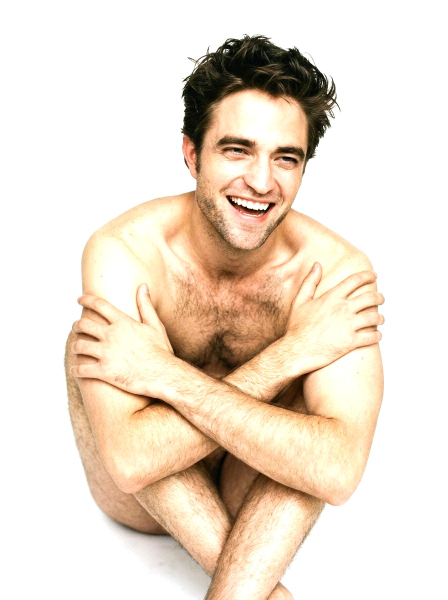
#> input picture input/Typ.jpg, 896 x 1200 px (shown at 1/2 size); its folder holds only this picture in this run
$ python -i photo_restore_backend.py   (imports and definitions only)
#> lines starting #> are read from the running program, lines starting #| are printed output that depends on the picture
### engine/backends/backend_discovery_service.py
from __future__ import annotations

import os
import platform
import re
from pathlib import Path
from engine.backends.discovery_result import DiscoveryResult


class BackendDiscoveryService:
    """
    Scans local operating system environment properties, Python runtimes,
    ONNX Runtime libraries, and Qualcomm SDK paths to discover available hardware backends.
    Avoids loading hardware driver binaries directly to remain thread-safe.
    """

    TYPICAL_QNN_PATHS = [
        r"C:\Qualcomm\AIStack",
        r"C:\Qualcomm\AIEngineDirect",
        r"C:\Qualcomm\AIStack\QAIRT",
    ]

    ENV_QNN_VARS = [
        "QNN_SDK_ROOT",
        "QNN_SDK_PATH",
        "QUALCOMM_AI_ENGINE_DIRECT_SDK",
        "QAIRT_SDK_ROOT"
    ]

    @classmethod
    def discover(cls) -> DiscoveryResult:
        """Scan system and environment paths to compile a DiscoveryResult."""
        os_name = platform.system()
        os_version = platform.version()

        # Check architecture safely, accounts for potential emulation layers
        raw_machine = platform.machine().upper()
        env_arch = os.environ.get("PROCESSOR_ARCHITECTURE", "").upper()
        if "ARM64" in raw_machine or "ARM64" in env_arch or "AARCH64" in raw_machine:
            architecture = "ARM64"
        else:
            architecture = raw_machine if raw_machine else "x86_64"

        is_windows_arm64 = (os_name == "Windows" and architecture == "ARM64")
        python_version = platform.python_version()

        cpu_available = True
        onnx_available = False
        onnx_version = None
        warnings = []
        errors = []

        # 1. Discover ONNX Runtime
        try:
            import onnxruntime
            onnx_available = True
            onnx_version = onnxruntime.__version__
        except ImportError:
            warnings.append("onnxruntime Python-Bibliothek ist nicht installiert.")

        # 2. Discover Qualcomm QNN SDK
        qnn_sdk_found = False
        qnn_sdk_path = None
        qnn_tools_found = False
        qnn_net_run_path = None
        qnn_htp_backend_path = None
        qnn_htp_skeleton_dirs: tuple[str, ...] = ()

        # Check environment variables first
        for var_name in cls.ENV_QNN_VARS:
            val = os.environ.get(var_name)
            if val:
                path = Path(val)
                if path.exists() and path.is_dir():
                    qnn_sdk_found = True
                    qnn_sdk_path = str(path.resolve())
                    break
#> (the call stopped at in discover, `return DiscoveryResult( os_name=os_name, os_version=os_version, archit..`: engine is not available in this run)
#> in restore, orig_pil is the input picture: PIL image 896x1200 RGB; mean R, G, B 236.2, 223, 207.7

        # Check typical paths if not found via env variables
        if not qnn_sdk_found:
            for typical_path in cls.TYPICAL_QNN_PATHS:
                p = Path(typical_path)
                if p.exists() and p.is_dir():
                    # Direct check if this path has bin/
                    if (p / "bin").exists():
                        qnn_sdk_found = True
                        qnn_sdk_path = str(p.resolve())
                        break

                    # Search one level deep (e.g. for versions inside AIStack/QAIRT)
                    try:
                        subdirs = [x for x in p.iterdir() if x.is_dir()]
                        for subdir in subdirs:
                            if (subdir / "bin").exists() or (subdir / "qairt").exists():
                                qnn_sdk_found = True
                                qnn_sdk_path = str(subdir.resolve())
                                break
                    except Exception:
                        pass

                    if qnn_sdk_found:
                        break

        # Search for qnn-net-run.exe tool binary inside QNN SDK directory
        if qnn_sdk_path:
            sdk_p = Path(qnn_sdk_path)
            search_patterns = [
                "bin/aarch64-windows/qnn-net-run.exe",
                "bin/aarch64-windows-msvc/qnn-net-run.exe",
                "bin/x86_64-windows/qnn-net-run.exe",
                "bin/x86_64-windows-msvc/qnn-net-run.exe",
                "qairt/bin/aarch64-windows/qnn-net-run.exe",
                "qairt/bin/x86_64-windows/qnn-net-run.exe",
            ]
            for pattern in search_patterns:
                exe_p = sdk_p / pattern
                if exe_p.exists():
                    qnn_tools_found = True
                    qnn_net_run_path = str(exe_p.resolve())
                    break

            # Fallback recursive search if not found in standard directories
            if not qnn_tools_found:
                try:
                    for root, dirs, files in os.walk(qnn_sdk_path):
                        if "qnn-net-run.exe" in files:
                            qnn_tools_found = True
                            qnn_net_run_path = str(Path(root) / "qnn-net-run.exe")
                            break
                except Exception as error:
                    warnings.append(f"Fehler bei rekursiver qnn-net-run.exe Suche: {error}")

            backend_patterns = [
                "lib/aarch64-windows-msvc/QnnHtp.dll",
                "lib/aarch64-windows/QnnHtp.dll",
                "qairt/lib/aarch64-windows-msvc/QnnHtp.dll",
                "qairt/lib/aarch64-windows/QnnHtp.dll",
            ]
            for pattern in backend_patterns:
                backend_path = sdk_p / pattern
                if backend_path.is_file():
                    qnn_htp_backend_path = str(backend_path.resolve())
                    break
            if qnn_htp_backend_path is None:
                try:
                    for root, dirs, files in os.walk(qnn_sdk_path):
                        if "QnnHtp.dll" in files:
                            qnn_htp_backend_path = str(Path(root) / "QnnHtp.dll")
                            break
                except Exception as error:
                    warnings.append(f"Fehler bei rekursiver QnnHtp.dll Suche: {error}")

            skeleton_dirs = set()
            skeleton_pattern = re.compile(r"^libQnnHtpV(.+)Skel\.so$", re.IGNORECASE)
            try:
                for root, _dirs, files in os.walk(sdk_p):
                    catalog_names = {name.casefold() for name in files}
                    for name in files:
                        match = skeleton_pattern.match(name)
                        if match and (
                            f"libqnnhtpv{match.group(1)}.cat".casefold()
                            in catalog_names
                        ):
                            skeleton_dirs.add(str(Path(root).resolve()))
            except Exception as error:
                warnings.append(f"Fehler bei HTP-Skeleton-Suche: {error}")
            qnn_htp_skeleton_dirs = tuple(
                sorted(skeleton_dirs, key=lambda path: path.casefold())
            )

        # Assemble available backends list
        available_backends = ["CPU"]
        if onnx_available:
            available_backends.append("ONNX Runtime")
        if qnn_sdk_found and qnn_tools_found:
            available_backends.append("Qualcomm QNN NPU")
        else:
            if not qnn_sdk_found:
                warnings.append("Qualcomm QNN SDK wurde nicht im Systempfad gefunden.")
            elif not qnn_tools_found:
                warnings.append("Qualcomm QNN SDK Verzeichnis existiert, aber qnn-net-run.exe fehlt.")

        return DiscoveryResult(
            os_name=os_name,
            os_version=os_version,
            architecture=architecture,
            python_version=python_version,
            is_windows_arm64=is_windows_arm64,
            cpu_available=cpu_available,
            onnx_available=onnx_available,
            onnx_version=onnx_version,
            qnn_sdk_found=qnn_sdk_found,
            qnn_sdk_path=qnn_sdk_path,
            qnn_tools_found=qnn_tools_found,
            qnn_net_run_path=qnn_net_run_path,
            qnn_htp_backend_path=qnn_htp_backend_path,
            qnn_htp_skeleton_dirs=qnn_htp_skeleton_dirs,
            available_backends=available_backends,
            warnings=warnings,
            errors=errors,
        )

### app/configuration_manager.py
from __future__ import annotations

import json
import logging
from copy import deepcopy
from dataclasses import dataclass, field
from pathlib import Path
from typing import Any


logger = logging.getLogger("ConfigurationManager")

CURRENT_SCHEMA_VERSION = 3

DEFAULT_GENERATION_SETTINGS: dict[str, Any] = {
    "prompt": "",
    "negative_prompt": "",
    "model_name": "stable_diffusion_v3_5_qai",
    "seed": -1,
    "steps": 20,
    "cfg_scale": 7.5,
    "width": 512,
    "height": 512,
    "sampler": "Euler",
    "scheduler": "Normal",
    "batch_size": 1,
    "upscale_profile": "off",
    "controlnet_enabled": False,
    "canny_low_threshold": 50,
    "canny_high_threshold": 150,
    "controlnet_conditioning_scale": 1.0,
    "input_image_path": None,
    "phoenix_boost_enabled": False,
}

DEFAULT_PREFERENCES: dict[str, Any] = {
    "schema_version": CURRENT_SCHEMA_VERSION,
    "active_model_id": None,
    "hf_token": "",
    "thread_count": "Auto",
    "execution_provider": "QNN EP",
    "hardware_accel": "True",
    "output_dir": "",
    "models_dir": "",
    "theme": "Dunkel",
    "language": "Deutsch",
    "last_prompt": "",
    "last_negative_prompt": "",
    "generation_settings": deepcopy(DEFAULT_GENERATION_SETTINGS),
}


def _default_preferences() -> dict[str, Any]:
    """Resolve path defaults lazily to avoid config's initialization cycle."""
    from config import MODELS_DIR, OUTPUT_DIR

    defaults = deepcopy(DEFAULT_PREFERENCES)
    defaults["output_dir"] = str(OUTPUT_DIR)
    defaults["models_dir"] = str(MODELS_DIR)
    defaults["generation_settings"] = deepcopy(DEFAULT_GENERATION_SETTINGS)
    return defaults


@dataclass(frozen=True)
class ConfigurationValidation:
    values: dict[str, Any]
    errors: tuple[str, ...] = field(default_factory=tuple)

    @property
    def is_valid(self) -> bool:
        return not self.errors


class ConfigurationManager:
    """Versionierte, validierte und atomare Verwaltung einer JSON-Konfiguration."""

    def __init__(self, path: str | Path) -> None:
        self.path = Path(path)

    def load(self, *, persist_migration: bool = True) -> dict[str, Any]:
        if not self.path.is_file():
            return _default_preferences()
        try:
            raw = json.loads(self.path.read_text(encoding="utf-8"))
        except (OSError, UnicodeError, json.JSONDecodeError) as error:
            logger.error("Konfiguration konnte nicht gelesen werden: %s", error)
            return _default_preferences()
        if not isinstance(raw, dict):
            logger.error("Konfigurationswurzel muss ein JSON-Objekt sein.")
            return _default_preferences()

        migrated, changed = self.migrate(raw)
        validation = self.validate(migrated)
        if validation.errors:
            logger.warning(
                "Konfigurationswerte wurden korrigiert: %s",
                "; ".join(validation.errors),
            )
            changed = True
        if persist_migration and changed:
            self._write_atomic(validation.values)
        return validation.values

    # [351 lines left out: functions save, validate_generation_settings, migrate, validate, _write_atomic, not called in this run]

### engine/backends/photo_restore_backend.py
"""
HK NPU STUDIO - Phoenix Architecture
AI Photo Restore Backend

Production-ready NPU backend orchestrating NAFNet-DeBlur, DDColor, and RealESRGAN
exclusively on Qualcomm Snapdragon X NPU (HTP Execution Provider via QNN).
Zero CPU model inference fallback.
"""

from __future__ import annotations

import json
import math
import os
import sys
import threading
import time
from dataclasses import dataclass, field
from pathlib import Path
from typing import Any, Callable

import numpy as np
from PIL import Image

import config
from engine.backends.backend_discovery_service import BackendDiscoveryService
from engine.file_utils import get_unique_filename
from modules.realesrgan_core import (
    TILE_SIZE as ESRGAN_TILE_SIZE,
    TILE_OVERLAP as ESRGAN_TILE_OVERLAP,
    SCALE as ESRGAN_SCALE,
    tile_positions,
    tile_overlaps,
    feather_mask,
    pad_tile,
)

# Structured Error Codes
PHOTO_RESTORE_RUNTIME_UNAVAILABLE = "PHOTO_RESTORE_RUNTIME_UNAVAILABLE"
PHOTO_RESTORE_NAFNET_MISSING = "PHOTO_RESTORE_NAFNET_MISSING"
PHOTO_RESTORE_DDCOLOR_MISSING = "PHOTO_RESTORE_DDCOLOR_MISSING"
PHOTO_RESTORE_QNN_HTP_UNAVAILABLE = "PHOTO_RESTORE_QNN_HTP_UNAVAILABLE"
PHOTO_RESTORE_INPUT_INVALID = "PHOTO_RESTORE_INPUT_INVALID"
PHOTO_RESTORE_NAFNET_FAILED = "PHOTO_RESTORE_NAFNET_FAILED"
PHOTO_RESTORE_DDCOLOR_FAILED = "PHOTO_RESTORE_DDCOLOR_FAILED"
PHOTO_RESTORE_UPSCALE_FAILED = "PHOTO_RESTORE_UPSCALE_FAILED"
PHOTO_RESTORE_CANCELLED = "PHOTO_RESTORE_CANCELLED"

HISTORICAL_ACCURACY_DISCLAIMER = (
    "Colors and reconstructed details are AI-estimated "
    "and may not represent historically accurate originals."
)


class PhotoRestoreError(Exception):
    """Structured runtime exception for AI Photo Restore operations."""

    def __init__(self, code: str, message: str) -> None:
        super().__init__(message)
        self.code = code
        self.message = message


@dataclass(slots=True)
class PhotoRestoreResult:
    """Immutable result contract for an AI Photo Restore job."""

    success: bool
    output_path: str | None = None
    is_colorized: bool = False
    upscale_factor: int = 4
    generation_time: float = 0.0
    metadata: dict[str, Any] = field(default_factory=dict)
    error_code: str | None = None
    error_message: str | None = None


def is_grayscale_image(img: Image.Image, threshold: float = 3.0) -> bool:
    """
    Detects whether an image is effectively grayscale.
    Handles both single-channel modes (L, 1, I, F) and RGB scans with near-identical
    color channels (mean absolute channel difference < threshold).
    """
#> called with threshold = 3
    if img.mode in ("L", "1", "I", "F"):
        return True

    rgb = img.convert("RGB")
    # Fast evaluation on downsampled image if larger than 256x256
    max_dim = 256
    w, h = rgb.size
    if max(w, h) > max_dim:
        scale = max_dim / max(w, h)
        sample = rgb.resize((max(1, int(w * scale)), max(1, int(h * scale))), Image.Resampling.BOX)
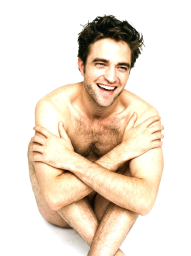
#> sample: PIL image 191x256 RGB; mean R, G, B 236.2, 223, 207.7
    else:
        sample = rgb

    arr = np.asarray(sample, dtype=np.float32)
    r, g, b = arr[..., 0], arr[..., 1], arr[..., 2]
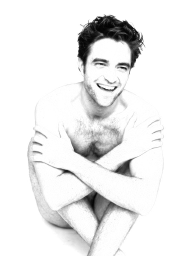
#> r: shape (256, 191) float32; min 2, max 255, mean 236.2
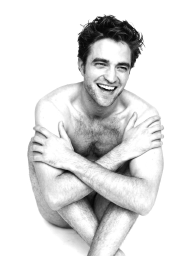
#> g: shape (256, 191) float32; min 4, max 255, mean 223
    # Mean absolute difference between R, G, and B channels
    diff = (np.abs(r - g) + np.abs(g - b) + np.abs(b - r)) / 3.0
#> (the rest of the program and of its run is left out)
